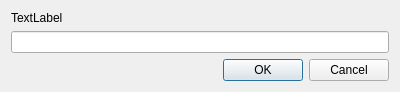
<?xml version="1.0" encoding="UTF-8"?>
<ui version="4.0">
 <class>ArgsDialog</class>
 <widget class="QDialog" name="ArgsDialog">
  <property name="geometry">
   <rect>
    <x>0</x>
    <y>0</y>
    <width>400</width>
    <height>86</height>
   </rect>
  </property>
  <property name="windowTitle">
   <string>Dialog</string>
  </property>
  <layout class="QVBoxLayout" name="verticalLayout">
   <item>
    <widget class="QLabel" name="labelArgs">
     <property name="text">
      <string>TextLabel</string>
     </property>
    </widget>
   </item>
   <item>
    <widget class="QLineEdit" name="lineEditArgs"/>
   </item>
   <item>
    <widget class="QDialogButtonBox" name="buttonBox">
     <property name="orientation">
      <enum>Qt::Horizontal</enum>
     </property>
     <property name="standardButtons">
      <set>QDialogButtonBox::Cancel|QDialogButtonBox::Ok</set>
     </property>
    </widget>
   </item>
  </layout>
 </widget>
 <resources/>
 <connections>
  <connection>
   <sender>buttonBox</sender>
   <signal>accepted()</signal>
   <receiver>ArgsDialog</receiver>
   <slot>accept()</slot>
   <hints>
    <hint type="sourcelabel">
     <x>248</x>
     <y>254</y>
    </hint>
    <hint type="destinationlabel">
     <x>157</x>
     <y>274</y>
    </hint>
   </hints>
  </connection>
  <connection>
   <sender>buttonBox</sender>
   <signal>rejected()</signal>
   <receiver>ArgsDialog</receiver>
   <slot>reject()</slot>
   <hints>
    <hint type="sourcelabel">
     <x>316</x>
     <y>260</y>
    </hint>
    <hint type="destinationlabel">
     <x>286</x>
     <y>274</y>
    </hint>
   </hints>
  </connection>
 </connections>
</ui>
